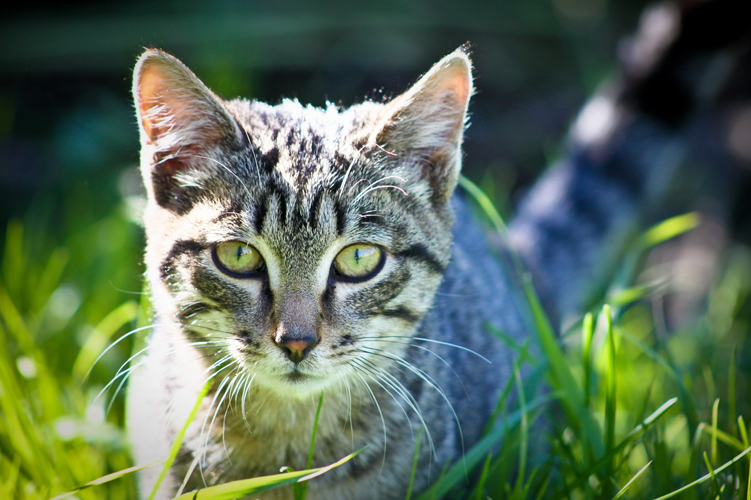
#> input picture examples/cv40examples-main/code/20K均值实现艺术画/cat.jpg, 751 x 500 px
$ python '例20.2.py'
#> lines starting #> are read from the running program, lines starting #| are printed output that depends on the picture; long printed decimals are rounded
# -*- coding: utf-8 -*-
"""
Created on Thu Sep 27 11:15:40 2018
modified on :2021-10-2 18:33

@author: 李立宗  lilizong@gmail.com
微信公众号：计算机视觉之光（微信号cvlight）
计算机视觉40个经典案例——从入门到深度学习（python+OpenCV）（待定名称）
李立宗 著     电子工业出版社
"""
# ====================0．导入库=======================
import numpy as np
import cv2
# ===================1．图像预处理=======================
img = cv2.imread('cat.jpg')
#> img is the input picture: shape (500, 751, 3); mean B, G, R 87.4, 109.7, 89.1
data = img.reshape((-1,3))
data = np.float32(data)
# =================2．使用K均值聚类模块=====================
criteria = (cv2.TERM_CRITERIA_EPS + cv2.TERM_CRITERIA_MAX_ITER, 10, 1.0)
K = 2
ret,label,center=cv2.kmeans(data,K,None,criteria,10,cv2.KMEANS_RANDOM_CENTERS)
#> ret = 1.79e+09; center = [[161.6, 181, 170.8], [54.79, 78.28, 53.17]]
# ====================3．打印的实现============================
print("距离：",ret)
#| 距离： 1787223116.594
print("标签：\n",label)
#> (printed output is left out)
print("分类中心点：\n",center)
#| 分类中心点：
#|  [[161.619  181.022  170.811 ]
#|  [ 54.787  78.282  53.170 ]]
# ================4．像素值替换及结果展示=======================
center = np.uint8(center)
#> center = [[161, 181, 170], [54, 78, 53]]
res1 = center[label.flatten()]
res2 = res1.reshape((img.shape))
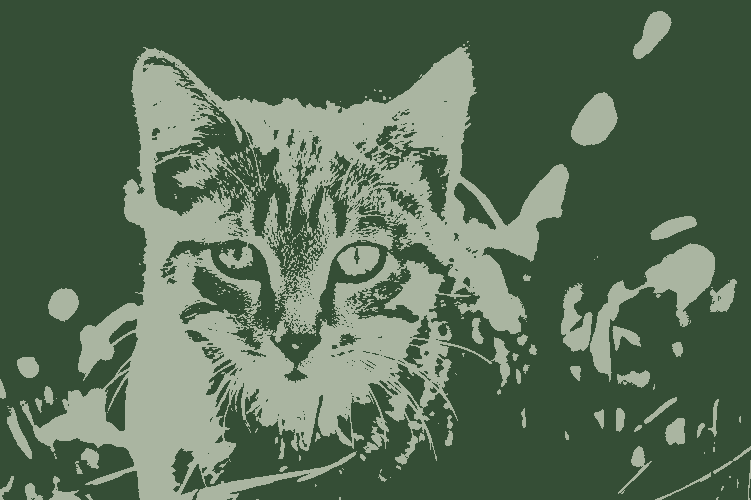
#> res2: shape (500, 751, 3); mean B, G, R 86.7, 109.5, 88.7
cv2.imshow("original",img)
cv2.imshow("result",res2)
cv2.waitKey()
cv2.destroyAllWindows()
